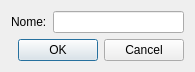
<?xml version="1.0" encoding="UTF-8"?>
<ui version="4.0">
 <class>NacionalidadeAddView</class>
 <widget class="QDialog" name="NacionalidadeAddView">
  <property name="geometry">
   <rect>
    <x>0</x>
    <y>0</y>
    <width>195</width>
    <height>69</height>
   </rect>
  </property>
  <property name="windowTitle">
   <string>Dialog</string>
  </property>
  <layout class="QVBoxLayout" name="verticalLayout">
   <item>
    <layout class="QFormLayout" name="formLayout">
     <item row="0" column="0">
      <widget class="QLabel" name="label">
       <property name="text">
        <string>Nome:</string>
       </property>
      </widget>
     </item>
     <item row="0" column="1">
      <widget class="QLineEdit" name="nomeLineEdit"/>
     </item>
    </layout>
   </item>
   <item>
    <widget class="QDialogButtonBox" name="buttonBox">
     <property name="orientation">
      <enum>Qt::Horizontal</enum>
     </property>
     <property name="standardButtons">
      <set>QDialogButtonBox::Cancel|QDialogButtonBox::Ok</set>
     </property>
    </widget>
   </item>
  </layout>
 </widget>
 <resources/>
 <connections>
  <connection>
   <sender>buttonBox</sender>
   <signal>accepted()</signal>
   <receiver>NacionalidadeAddView</receiver>
   <slot>accept()</slot>
   <hints>
    <hint type="sourcelabel">
     <x>248</x>
     <y>254</y>
    </hint>
    <hint type="destinationlabel">
     <x>157</x>
     <y>274</y>
    </hint>
   </hints>
  </connection>
  <connection>
   <sender>buttonBox</sender>
   <signal>rejected()</signal>
   <receiver>NacionalidadeAddView</receiver>
   <slot>reject()</slot>
   <hints>
    <hint type="sourcelabel">
     <x>316</x>
     <y>260</y>
    </hint>
    <hint type="destinationlabel">
     <x>286</x>
     <y>274</y>
    </hint>
   </hints>
  </connection>
 </connections>
</ui>
